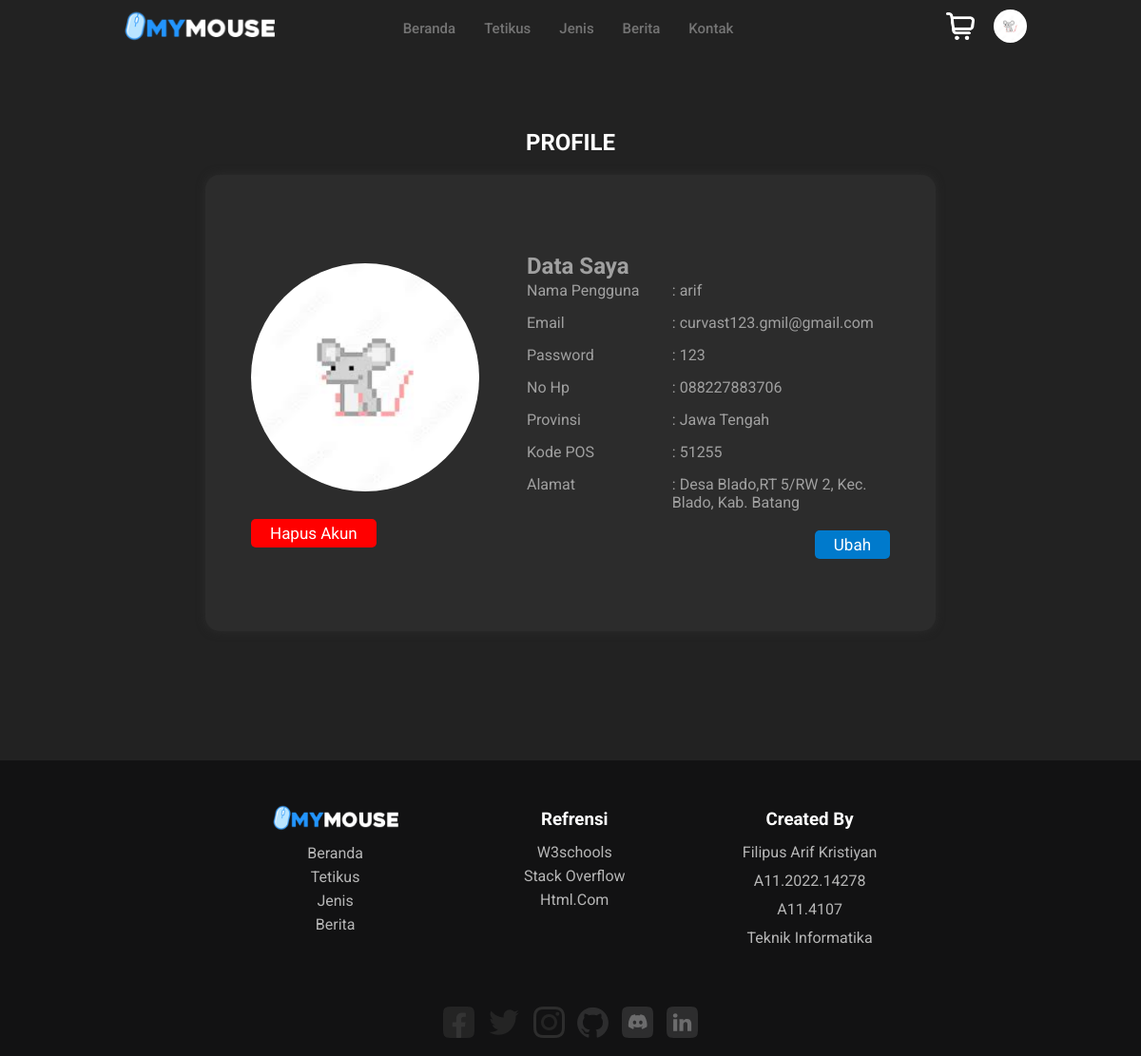
The app's page /akun/index.php (signed in) with its own data.
### tables this page shows
CREATE TABLE `tbpengguna` (
  `id_pengguna` int(11) NOT NULL,
  `status` varchar(10) NOT NULL,
  `username` varchar(20) NOT NULL,
  `password` varchar(30) NOT NULL,
  `email` varchar(50) NOT NULL,
  `hp` varchar(14) NOT NULL,
  `prov_akun` varchar(50) NOT NULL,
  `kode_pos` int(11) NOT NULL,
  `alamat_akun` text NOT NULL,
  `profil` varchar(100) NOT NULL,
  `tanggal` datetime NOT NULL DEFAULT current_timestamp()
);

### php/fungsi.php (called while the page is built, shortened)
<?php
function ambilAkun($user) {
    $koneksi = koneksi1();
    $sql ="SELECT * FROM `tbpengguna` WHERE username ='$user'";
    $result = $koneksi->query($sql);
    return $result;
}

### akun/index.php (the view, shortened to what this page needs)
<?php
require "../php/fungsi.php";
$user = "Tamu";
$role = "Pengunjung";
if(isset($_SESSION['user'])) {
    $user = $_SESSION['user'];
    $role = "Pengguna";
} else if (isset($_SESSION['admin'])) {
    $user = $_SESSION['admin'];
    $role = "Admin";
} else {
    header("location: masuk.php");
    exit;
}
?>
<!DOCTYPE html>
<html lang="en">
<head>
    <link rel="stylesheet" href="../css/navbar.css">
    <link rel="stylesheet" href="../css/akun.css">
    <link rel="stylesheet" href="../css/footer.css">
</head>
<body>
    <header class="container">
        <a href="../" class="logo">
            <img class="logo" src="../gambar/logoWeb.png" alt="Mymouse" width="180px">
        </a>
        <nav class="">
            <ul class="navigation ">
                <li><a href="../" class="hover" >beranda</a></li>
                <li><button id="btnDrop1" class="hover">Tetikus</button>
                </li>
                <li><a href="../jenis/" class="hover">jenis</a></li>
                <li><a href="../berita/" class="hover">berita</a></li>
                <li><button onclick="btnTetikus()" id="btnDrop2" class="hover">Kontak</button>
                </li>
            </ul>
        </nav>
        <div class="container-profile">
        <a href="../toko/" class="shop" title="Toko"><img class="shopLogo" src="../gambar/Union.png" alt="" width="30px"><p id="notif" class="notifikasi"></p></a>
        <div class="profil">
                <button onclick="btnTetikus()" id="btnDrop3" class="prof">
                    <?php
                    $temp = mysqli_fetch_assoc(ambilAkun($user));
                    if(isset($_SESSION['user'])) {
                        echo '
                        <img src="../gambar/pp/'.$temp['profil'].'" alt="" title="'. $user.'">
                        ';
                    } else if(isset($_SESSION['admin'])) {
                        echo '
                        <img src="../gambar/pp/'.$temp['profil'].'" alt="" title="'. $user .'">
                        ';
                    } else {
                        echo '
                        <img src="../gambar/pp/profile.jpeg" alt="" title="Pengunjung">
                        ';
                    }
                    ?>
                </button>
            </div>
        </div>
    </header>
    <?php
    if(isset($_GET['user'])) {
        editAkun($user,$role);
    }else {
        masukAkun($user,$role);
    }
    function masukAkun($user,$role){
        $data = mysqli_fetch_assoc(ambilAkun($user));
            ?>
        <section id="main">
            <div class="container-box">
                <h1>PROFILE</h1>
                <div class="wrapper">
                    <div class="kanan">
                        <img src="../gambar/pp/<?= $data['profil'] ?>" alt="Profile Picture">
                        <a href="?hapus=<?= $data['username'] ?>" type="submit" onclick="return confirm('Apakah anda yakin ingin Menghapus permanen akun <?= $data['username'] ?>?')" class="hapus">Hapus Akun</a>
                    </div>
                    <div class="kiri">
                        <h2 style="text-align:start;">Data Saya</h2>
                        <div class="box">
                            <div class="box-kiri">
                                <p>Nama Pengguna</p>
                                <p>Email</p>
                                <p>Password</p>
                                <p>No Hp</p>
                                <p>Provinsi</p>
                                <p>Kode POS</p>
                                <p>Alamat</p>
                            </div>
                            <div class="box-kanan">
                                <p>: <?= $data['username'] ?></p>
                                <p>: <?= $data['email'] ?></p>
                                <p>: <?= $data['password'] ?></p>
                                <p>: <?= $data['hp'] ?></p>
                                <p>: <?= $data['prov_akun'] ?></p>
                                <p>: <?= $data['kode_pos'] ?></p>
                                <p>: <?= $data['alamat_akun'] ?></p>
                            </div>
                        </div>
                        <a href="?user=" class="edit">Ubah</a>
                    </div>
                </div>
            </div>
        </section>
            </script><?php
    };
        ?>
    <footer id="footerHome">
        <div class="containerFoot">
            <ul class="footMenu">
                <li><a href="../"><img src="../gambar/logoWeb.png" alt="MyMouse" width="150px"></a></li>
                <li><a href="../#homePage">beranda</a></li>
                <li><a href="../#definitionPage">tetikus</a></li>
                <li><a href="../jenis/">jenis</a></li>
                <li><a href="../berita/">berita</a></li>
            </ul>
            <ul class="refrensi">
                <li>
                    <h3>refrensi</h3>
                </li>
                <li><a href="https://www.w3schools.com/" target="_blank">w3schools</a></li>
                <li><a href="https://stackoverflow.com/" target="_blank">stack overflow</a></li>
                <li><a href="https://html.com/" target="_blank">html.com</a></li>
            </ul>
            <ul>
                <li>
                    <h3>created by</h3>
                </li>
                <li>
                    <p>filipus arif kristiyan</p>
                </li>
                <li>
                    <p>a11.2022.14278</p>
                </li>
                <li>
                    <p>a11.4107</p>
                </li>
                <li>
                    <p>teknik informatika</p>
                </li>
            </ul>
        </div>
        <div class="footSosmed">
            <a href="https://www.facebook.com/mymouseofc/" target="_blank"><img src="../gambar/sosmed/facebook.png"
                    alt="fb"></a>
            <a href="https://twitter.com/curvast" target="_blank"><img src="../gambar/sosmed/twitter.png" alt="twr"></a>
            <a href="https://www.instagram.com/mymouseofc/" target="_blank"><img src="../gambar/sosmed/instagram.png"
                    alt="ig"></a>
            <a href="https://github.com/filipusarif" target="_blank"><img src="../gambar/sosmed/github.png"
                    alt="gt"></a>
            <a href="https://discord.gg/TRsCsN86mB" target="_blank"><img src="../gambar/sosmed/discord.png"
                    alt="dc"></a>
            <a href="https://www.linkedin.com/in/filipus-arif-kristiyan/" target="_blank"><img
                    src="../gambar/sosmed/linkedin.png" alt="li"></a>
        </div>
    </footer>
</body>
</html>

### css/navbar.css (style rules this page uses)
* { padding: 0; margin: 0; box-sizing: border-box; font-family: 'Roboto', sans-serif; }
body { background-color: #111111; }
:root { --blue-color: #23B3FE; --backgrond : #222222; --container : #2C2C2C; --form: #4E4E4E; --card : #393939; --text : #DCDCDC; --text1 :#747474 ; --foot : #111111; }
html { scroll-behavior: smooth; }
.container { display: flex; justify-content: space-between; align-items: center; padding-top: 5px; padding-inline: 10%; position: fixed; top: 0; left: 0; width: 100%; z-index: 9999999; background-color: var(--backgrond); }
.navigation { display: flex; flex-direction: row; align-items: center; position: relative; list-style-type: none; padding: 0px 100px 0px 0px; font-weight:500; }
.navigation li { list-style-type: none; padding: 10px 15px; }
.navigation li a { display: block; text-decoration: none; color: var(--text1); font-size: 15px; text-transform: capitalize; }
.navigation li button { background: none; border: none; color: var(--text1); font-size: 15px; font-weight: 500; text-transform: capitalize; cursor: pointer; }
.shop { position: relative; text-decoration: none; }
.container-profile { display: flex; align-items: center; gap: 20px; padding: 5px 0 ; }
.prof { background: none; border: none; }
.prof img { width: 35px; border-radius: 20px; cursor: pointer; }

### css/akun.css (style rules this page uses)
* { padding: 0; margin: 0; box-sizing: border-box; font-family: 'Roboto', sans-serif; }
:root { --blue-color: #007acc; --backgrond : #222222; --container : #2C2C2C; --div: #2d2d30; --card : #3e3e42; --text : #A0A0A0; --foot : #1A1B1D; }
body { background-color: var(--foot); }
html { scroll-behavior: smooth; }
#main { display: grid; place-items: center; height: 100vh; width: 100%; background-color: var(--backgrond); padding-inline: 10%; }
.container-box { width: 100%; display: flex; align-items: center; flex-direction: column; }
.kiri { flex-basis: 70%; text-align: end; }
.box { display: flex; text-align: start; margin-bottom: 20px; }
h1 { color: #fff; text-align: center; }
p { margin-bottom: 5px; }
.wrapper { width: 80%; height: 60vh; display: flex; align-items: center; justify-content: center; background-color: var(--container); border-radius: 15px; margin-top: 20px; padding-inline: 5%; gap: 50px; color: var(--text); box-shadow: 0px 0px 10px var(--container); }
.box-kiri { flex-basis: 40%; display: flex; flex-direction: column; gap: 10px; padding-top: 2px; }
.box-kanan { flex-basis: 60%; display: flex; flex-direction: column; gap: 10px; padding-top: 2px; }
.kanan { flex-basis: 30%; }
.kanan img { width: 20vw; border-radius: 50%; margin-bottom: 30px; }
.edit { text-decoration: none; color: #fff; padding: 5px 20px; font-size: 17px; border-radius: 5px; background-color: var(--blue-color); border: none; }
.hapus { text-decoration: none; color: #fff; padding: 5px 20px; font-size: 17px; border-radius: 5px; background-color: red; }

### css/footer.css (style rules this page uses)
#footerHome { width: 100%; background-color: #121213; padding-inline: 10%; }
.containerFoot { display: flex; justify-content: space-around; padding: 40px 200px; padding-inline: 10%; }
.containerFoot ul { list-style-type: none; text-align: center; }
.containerFoot>ul>li { padding: 3px; }
.containerFoot>ul>li>a { text-decoration: none; color: rgb(182, 182, 182); text-transform: capitalize; }
.containerFoot>ul>li>p { color: rgb(182, 182, 182); text-transform: capitalize; cursor: default; }
.containerFoot>ul>li>h3 { color: #fff; padding: 8px; text-transform: capitalize; cursor: default; }
.footSosmed { padding: 15px; width: 100%; text-align: center; overflow-x: hidden; }
.footSosmed>a { padding: 0px 5px; }

### records on screen
tbpengguna: profil (picture), username "arif", email "curvast123.gmil@gmail.com", password "123", hp "088227883706", prov_akun "Jawa Tengah", kode_pos "51255", alamat_akun "Desa Blado,RT 5/RW 2, Kec. Blado, Kab. Batang"
